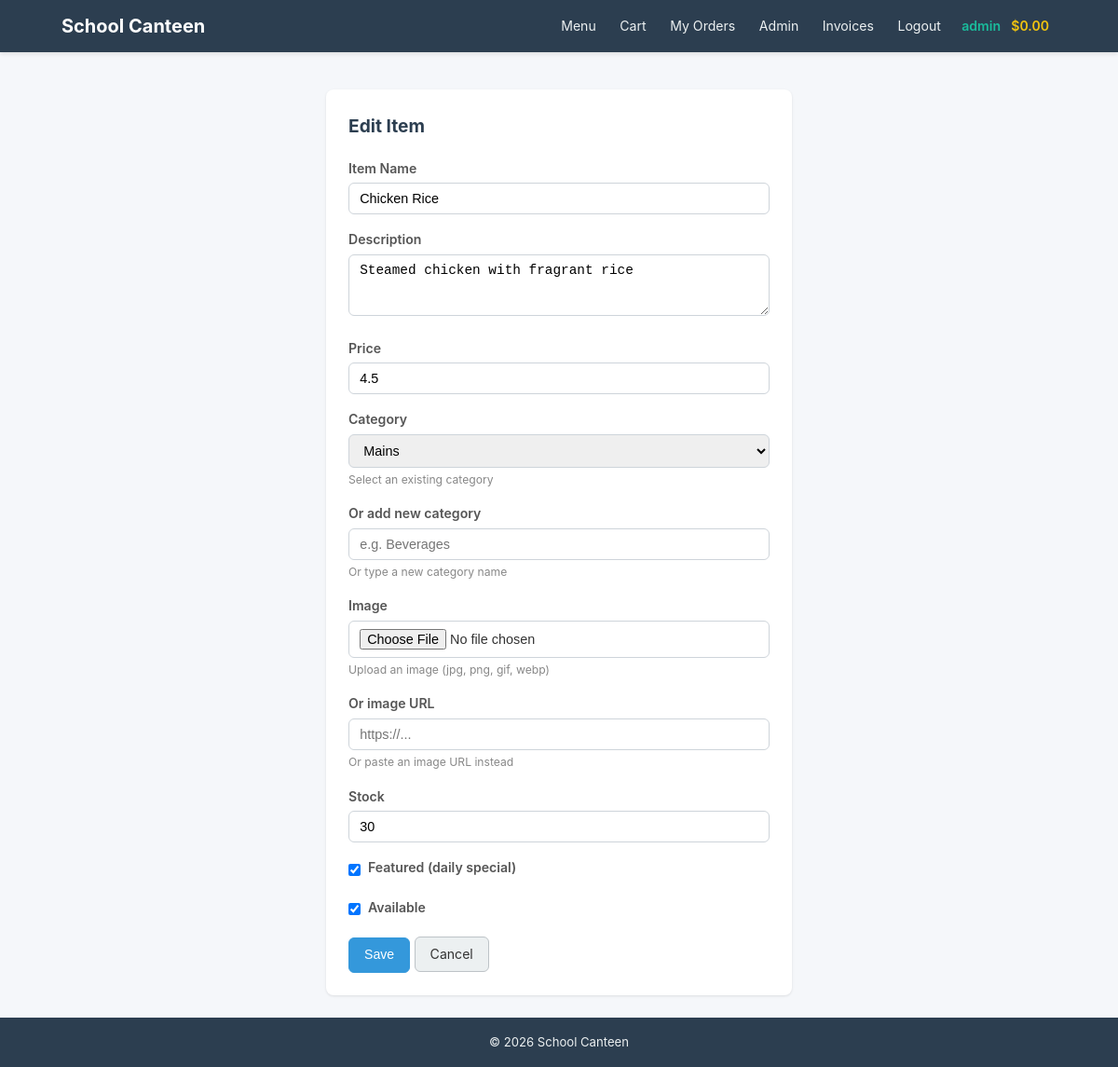
Page /admin/menu/edit/1 (signed in) on the committed database.
### models.py (models this page shows, shortened)
class User(UserMixin, db.Model):
    __tablename__ = 'users'
    id = db.Column(db.Integer, primary_key=True)
    username = db.Column(db.String(64), unique=True, nullable=False, index=True)
    email = db.Column(db.String(120), unique=True, nullable=False, index=True)
    password_hash = db.Column(db.String(256), nullable=False)
    role = db.Column(db.String(20), nullable=False, default='student')
    student_id = db.Column(db.String(20), unique=True, nullable=True)
    balance = db.Column(db.Float, default=0.0)
    created_at = db.Column(db.DateTime, default=lambda: datetime.now(timezone.utc))
    orders = db.relationship('Order', backref='user', lazy='dynamic')
    favorites = db.relationship('Favorite', backref='user', lazy='dynamic',
                                cascade='all, delete-orphan')
    def is_admin(self):
        return self.role == 'admin'

class MenuItem(db.Model):
    __tablename__ = 'menu_items'
    id = db.Column(db.Integer, primary_key=True)
    name = db.Column(db.String(128), nullable=False)
    description = db.Column(db.Text, nullable=True)
    price = db.Column(db.Float, nullable=False)
    category_id = db.Column(db.Integer, db.ForeignKey('categories.id'), nullable=False)
    image = db.Column(db.String(256), nullable=True)
    available = db.Column(db.Boolean, default=True)
    stock = db.Column(db.Integer, default=0)
    featured = db.Column(db.Boolean, default=False)
    created_at = db.Column(db.DateTime, default=lambda: datetime.now(timezone.utc))
    order_items = db.relationship('OrderItem', backref='menu_item', lazy='dynamic')
    favorites = db.relationship('Favorite', backref='menu_item', lazy='dynamic',
                                cascade='all, delete-orphan')

### routes/admin.py (the view, shortened to what this page needs)
@admin_bp.route('/menu/edit/<int:item_id>', methods=['GET', 'POST'])
@login_required
@admin_required
def edit_menu_item(item_id):
    item = MenuItem.query.get_or_404(item_id)
    form = MenuItemForm(obj=item)
    form.category_id.choices = [(c.id, c.name) for c in Category.query.all()] + [(0, '-- select --')]
    return render_template('admin/menu_form.html', form=form, title='Edit Item')

### forms.py
class MenuItemForm(FlaskForm):
    name = StringField('Item Name', validators=[DataRequired(), Length(1, 128)])
    description = TextAreaField('Description', validators=[Optional()])
    price = FloatField('Price', validators=[DataRequired(), NumberRange(min=0)])
    category_id = SelectField('Category', coerce=int, validators=[Optional()])
    new_category = StringField('Or add new category', validators=[Optional(), Length(1, 64)])
    image = FileField('Image', validators=[Optional(),
        FileAllowed(['jpg', 'jpeg', 'png', 'gif', 'webp'], 'Images only (jpg, png, gif, webp)')])
    image_url = StringField('Or image URL', validators=[Optional(), Length(0, 256)])
    available = BooleanField('Available', default=True)
    featured = BooleanField('Featured (daily special)')
    stock = IntegerField('Stock', default=0, validators=[NumberRange(min=0)])
    submit = SubmitField('Save')

### routes/admin.py (called while the page is built)
def admin_required(f):
    from functools import wraps
    @wraps(f)
    def decorated_function(*args, **kwargs):
        if not current_user.is_authenticated or not current_user.is_admin():
            abort(403)
        return f(*args, **kwargs)
    return decorated_function

### templates/admin/menu_form.html (shortened to what this page needs)
{% extends "base.html" %}
{% block content %}
<div class="form-container">
  <h2>{{ title }}</h2>
  <form method="POST" enctype="multipart/form-data">
    <div class="form-group">
      {{ form.name.label }} {{ form.name(class="form-control") }}
    </div>
    <div class="form-group">
      {{ form.description.label }} {{ form.description(class="form-control", rows=3) }}
    </div>
    <div class="form-group">
      {{ form.price.label }} {{ form.price(class="form-control") }}
    </div>
    <div class="form-group">
      {{ form.category_id.label }} {{ form.category_id(class="form-control") }}
      <small class="help-text">Select an existing category</small>
    </div>
    <div class="form-group">
      {{ form.new_category.label }} {{ form.new_category(class="form-control", placeholder="e.g. Beverages") }}
      <small class="help-text">Or type a new category name</small>
    </div>
    <div class="form-group">
      {{ form.image.label }} {{ form.image(class="form-control", accept="image/*") }}
      <small class="help-text">Upload an image (jpg, png, gif, webp)</small>
    </div>
    <div class="form-group">
      {{ form.image_url.label }} {{ form.image_url(class="form-control", placeholder="https://...") }}
      <small class="help-text">Or paste an image URL instead</small>
    </div>
    <div class="form-group">
      {{ form.stock.label }} {{ form.stock(class="form-control") }}
    </div>
    <div class="form-group form-check">
      {{ form.featured() }} {{ form.featured.label }}
    </div>
    <div class="form-group form-check">
      {{ form.available() }} {{ form.available.label }}
    </div>
    {{ form.submit(class="btn btn-primary") }}
    <a href="{{ url_for('admin.manage_menu') }}" class="btn btn-secondary">Cancel</a>
  </form>
</div>
{% endblock %}

### templates/base.html (shortened to what this page needs)
<!DOCTYPE html>
<html lang="en">
<head>
  <link rel="stylesheet" href="{{ url_for('static', filename='style.css') }}">
</head>
<body>
  <nav class="navbar">
    <div class="nav-container">
      <a href="{{ url_for('menu.index') }}" class="nav-brand">School Canteen</a>
      <div class="nav-links">
        <a href="{{ url_for('menu.index') }}">Menu</a>
        {% if current_user.is_authenticated %}
          <a href="{{ url_for('orders.view_cart') }}">Cart</a>
          <a href="{{ url_for('orders.history') }}">My Orders</a>
          {% if current_user.is_admin() %}
            <a href="{{ url_for('admin.dashboard') }}">Admin</a>
            <a href="{{ url_for('admin.manage_invoices') }}">Invoices</a>
          {% endif %}
          <a href="{{ url_for('auth.logout') }}">Logout</a>
          <span class="nav-user">{{ current_user.username }}</span>
          <span class="nav-balance">${{ "%.2f"|format(current_user.balance) }}</span>
        {% else %}
          <a href="{{ url_for('auth.login') }}">Login</a>
          <a href="{{ url_for('auth.register') }}">Register</a>
        {% endif %}
      </div>
    </div>
  </nav>
  <main class="container">
    {% block content %}{% endblock %}
  </main>
  <footer class="footer">
    <div class="container">
      <p>&copy; {{ now().year }} School Canteen</p>
    </div>
  </footer>
</body>
</html>

### static/style.css (style rules this page uses)
* { margin: 0; padding: 0; box-sizing: border-box; }
body { font-family: -apple-system, BlinkMacSystemFont, 'Segoe UI', Roboto, Oxygen, Ubuntu, Cantarell, sans-serif; line-height: 1.6; color: #333; background: #f5f7fa; display: flex; flex-direction: column; min-height: 100vh; }
.container { max-width: 1100px; margin: 0 auto; padding: 0 1rem; width: 100%; }
.navbar { background: #2c3e50; color: #fff; box-shadow: 0 2px 4px rgba(0,0,0,0.1); position: sticky; top: 0; z-index: 100; }
.nav-container { max-width: 1100px; margin: 0 auto; padding: 0 1rem; display: flex; justify-content: space-between; align-items: center; height: 56px; position: relative; }
.nav-brand { font-size: 1.25rem; font-weight: 700; color: #fff; text-decoration: none; white-space: nowrap; }
.nav-links { display: flex; align-items: center; gap: 0.2rem; }
.nav-links a { color: #ecf0f1; text-decoration: none; padding: 0.4rem 0.7rem; font-size: 0.88rem; border-radius: 6px; transition: background 0.2s, color 0.2s; white-space: nowrap; }
.nav-user { color: #1abc9c; font-weight: 600; font-size: 0.88rem; padding: 0.4rem 0.5rem; white-space: nowrap; }
.nav-balance { color: #f1c40f; font-weight: 600; font-size: 0.88rem; padding: 0.4rem 0.5rem 0.4rem 0; white-space: nowrap; }
main { padding: 1.25rem 0; flex: 1; }
main h2 { font-size: 1.2rem; margin-bottom: 0.8rem; color: #2c3e50; }
.btn { display: inline-flex; align-items: center; justify-content: center; padding: 0.5rem 1rem; border: 1px solid transparent; border-radius: 6px; font-size: 0.88rem; cursor: pointer; text-decoration: none; transition: all 0.2s; line-height: 1.4; }
.btn-primary { background: #3498db; color: #fff; border-color: #3498db; }
.btn-secondary { background: #ecf0f1; color: #333; border-color: #bdc3c7; }
.form-container { max-width: 500px; margin: 1.5rem auto; background: #fff; padding: 1.5rem; border-radius: 8px; box-shadow: 0 1px 3px rgba(0,0,0,0.1); }
.form-container h2 { margin-bottom: 1.2rem; color: #2c3e50; }
.form-group { margin-bottom: 1rem; }
.form-group label { display: block; font-weight: 600; margin-bottom: 0.25rem; font-size: 0.88rem; color: #555; }
.form-control { width: 100%; padding: 0.5rem 0.7rem; border: 1px solid #ced4da; border-radius: 6px; font-size: 0.9rem; transition: border-color 0.2s; }
.form-check { display: flex; align-items: center; gap: 0.5rem; }
.help-text { display: block; font-size: 0.76rem; color: #888; margin-top: 0.2rem; }
.footer { background: #2c3e50; color: #ecf0f1; text-align: center; padding: 1rem 0; font-size: 0.82rem; margin-top: auto; }

### rows in the picture
User: username "admin", balance "0.00"
MenuItem: name "Chicken Rice", description "Steamed chicken with fragrant rice", price "4.5", category_id "Mains", stock "30", featured "☑", available "☑"

### other values in the picture
{{ title }} "Edit Item"
